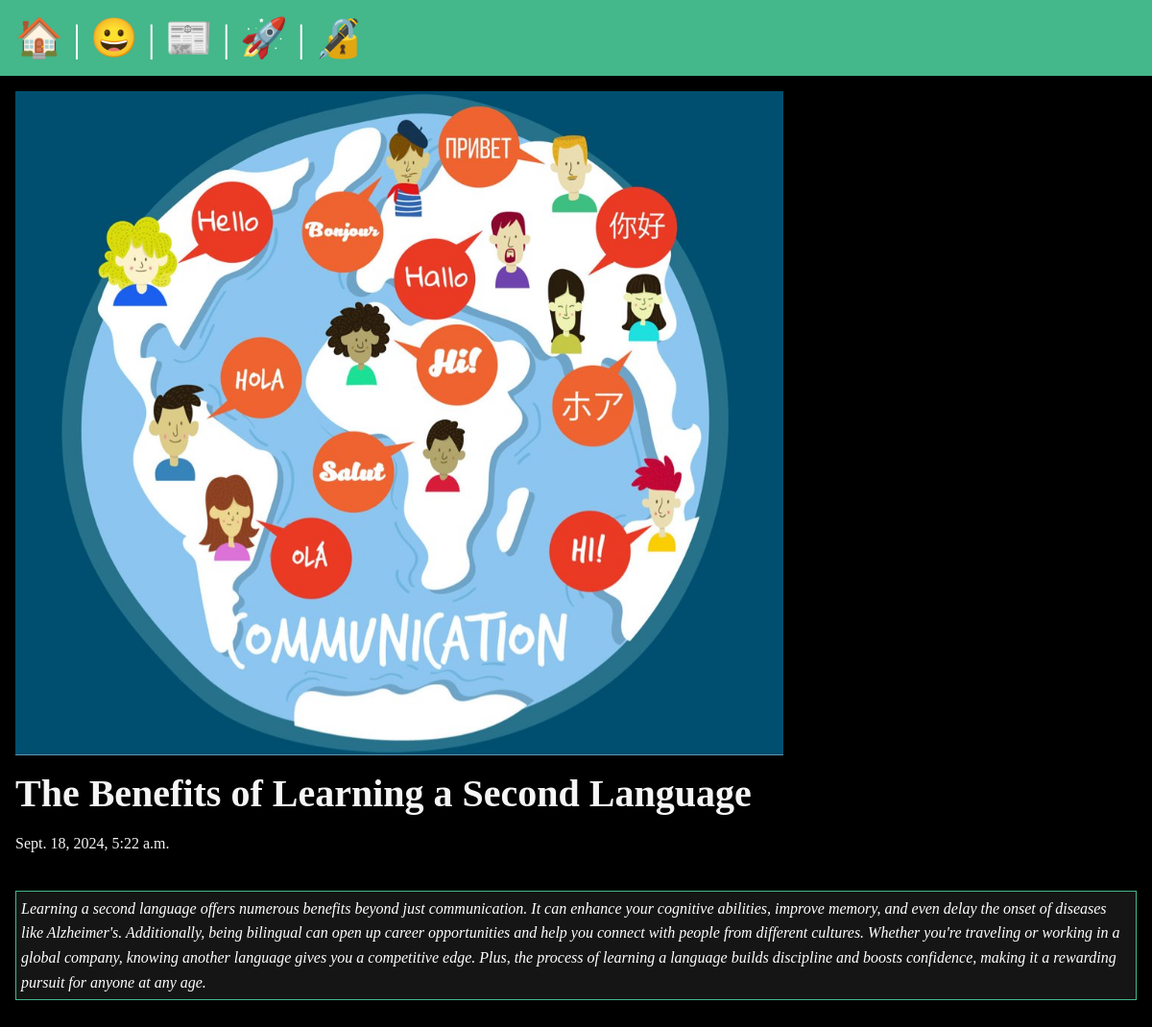
Screenshot of /posts/second-languaage with the database file from the repository.
### posts/models.py (models this page shows, shortened)
class Post(models.Model):
    title=models.CharField(max_length=75)
    body=models.TextField()
    slug=models.SlugField()
    date=models.DateTimeField(default=timezone.now)
    banner=models.ImageField(default='fallback.png', blank=True)
    auther=models.ForeignKey(User, on_delete=models.CASCADE, default=None)

### posts/views.py (the view)
# urls.py: path('<slug:slug>', views.post_page, name='page'), #this name will use in html file
def post_page(request,slug):
    post=Post.objects.get(slug=slug)   #this will give matching slug
    return render(request,"posts/post_page.html",{'post':post} )  #this posts will used for loop in views allobjects

### posts/templates/posts/post_page.html (shortened to what this page needs)
{% extends "layout.html" %}
{% block content %}
<section>
    <img class="banner" src=" {{post.banner.url}} " alt="{{post.title}}">
    <h1>{{post.title}}</h1>
    <p>{{post.date}}</p>
    <div class="parent">
        <p class="box"> {{post.body}} </p>
    </div>
</section>
{% endblock %}

### static/style.css (style rules this page uses)
* { margin: 0; padding: 0; box-sizing: border-box; }
body { min-height: 100vh; background-color: black; color: whitesmoke; font-size: 3rem; }
section { display: flex; flex-flow: column; gap: 1rem; }
h1, h2 { font-size: 2.5rem; }
p { font-size: 1rem; }
.banner { display: block; width: 100%; max-width: 800px; }
.parent { font-size: 0; }
.box { color: white; border: 1px solid #44B78B; font-style: italic; padding: 5px; background: #151515; display: inline-block; margin-bottom: 500px; }
p { line-height: 1.6; margin-bottom: 20px; }

### rows the page displays
Post: banner (picture), title "The Benefits of Learning a Second Language", date "Sept. 18, 2024, 5:22 a.m.", body "Learning a second language offers numerous benefits beyond just communication. It can enhance your cognitive abilities, improve memory, and even delay the onset of diseases like Alzheimer's. Additionally, being bilingual can open up career opportunities and help you connect with people from different cultures. Whether you're traveling or working in a global company, knowing another language gives you a competitive edge. Plus, the process of learning a language builds discipline and boosts confidence, making it a rewarding pursuit for anyone at any age."
